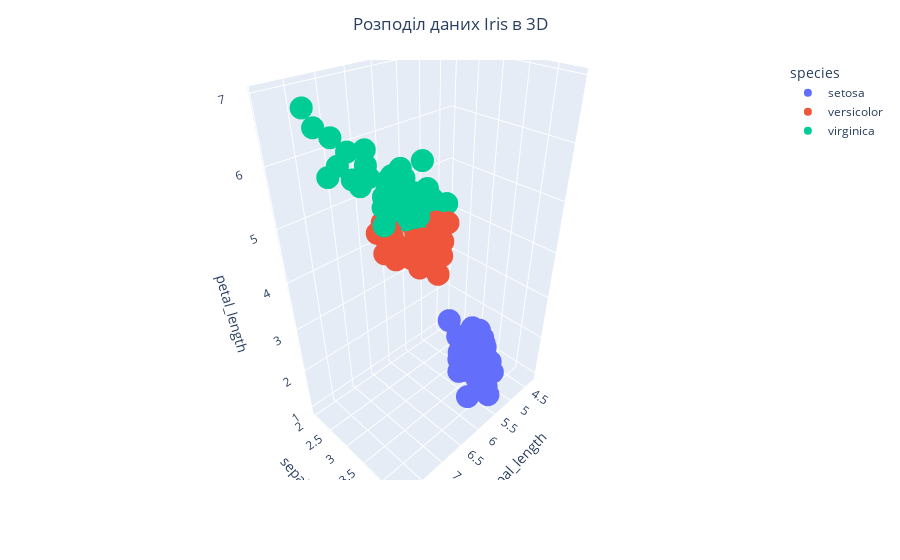

Notebook cell for this chart:
### Markdown cell above
Завадння 1

3D-графік розподілу даних для датасету Iris

### Code cell
# Завантаження даних Iris
df = px.data.iris()

# Побудова 3D-графіку
fig = px.scatter_3d(df, x='sepal_length', y='sepal_width', z='petal_length', color='species')

# Налаштування заголовка та інших параметрів
fig.update_layout(
    title='Розподіл даних Iris в 3D',
    title_x=0.5,
    scene=dict(
        xaxis_title='sepal_length',
        yaxis_title='sepal_width',
        zaxis_title='petal_length'
    )
)

# Відображення графіку
fig.show()

### Figure 1 — Plotly figure (JSON) as saved in the notebook; plotly's stock layout.template omitted (floating-point values rounded to 4 significant figures)
{"data": [{"hovertemplate": "species=setosa<br>sepal_length=%{x}<br>sepal_width=%{y}<br>petal_length=%{z}<extra></extra>", "legendgroup": "setosa", "marker": {"color": "#636efa", "symbol": "circle"}, "mode": "markers", "name": "setosa", "scene": "scene", "showlegend": true, "type": "scatter3d", "x": [5.1, 4.9, 4.7, 4.6, 5, 5.4, 4.6, 5, 4.4, 4.9, 5.4, 4.8, 4.8, 4.3, 5.8, 5.7, 5.4, 5.1, 5.7, 5.1, 5.4, 5.1, 4.6, 5.1, 4.8, 5, 5, 5.2, 5.2, 4.7, 4.8, 5.4, 5.2, 5.5, 4.9, 5, 5.5, 4.9, 4.4, 5.1, 5, 4.5, 4.4, 5, 5.1, 4.8, 5.1, 4.6, 5.3, 5], "y": [3.5, 3, 3.2, 3.1, 3.6, 3.9, 3.4, 3.4, 2.9, 3.1, 3.7, 3.4, 3, 3, 4, 4.4, 3.9, 3.5, 3.8, 3.8, 3.4, 3.7, 3.6, 3.3, 3.4, 3, 3.4, 3.5, 3.4, 3.2, 3.1, 3.4, 4.1, 4.2, 3.1, 3.2, 3.5, 3.1, 3, 3.4, 3.5, 2.3, 3.2, 3.5, 3.8, 3, 3.8, 3.2, 3.7, 3.3], "z": [1.4, 1.4, 1.3, 1.5, 1.4, 1.7, 1.4, 1.5, 1.4, 1.5, 1.5, 1.6, 1.4, 1.1, 1.2, 1.5, 1.3, 1.4, 1.7, 1.5, 1.7, 1.5, 1, 1.7, 1.9, 1.6, 1.6, 1.5, 1.4, 1.6, 1.6, 1.5, 1.5, 1.4, 1.5, 1.2, 1.3, 1.5, 1.3, 1.5, 1.3, 1.3, 1.3, 1.6, 1.9, 1.4, 1.6, 1.4, 1.5, 1.4]}, {"hovertemplate": "species=versicolor<br>sepal_length=%{x}<br>sepal_width=%{y}<br>petal_length=%{z}<extra></extra>", "legendgroup": "versicolor", "marker": {"color": "#EF553B", "symbol": "circle"}, "mode": "markers", "name": "versicolor", "scene": "scene", "showlegend": true, "type": "scatter3d", "x": [7, 6.4, 6.9, 5.5, 6.5, 5.7, 6.3, 4.9, 6.6, 5.2, 5, 5.9, 6, 6.1, 5.6, 6.7, 5.6, 5.8, 6.2, 5.6, 5.9, 6.1, 6.3, 6.1, 6.4, 6.6, 6.8, 6.7, 6, 5.7, 5.5, 5.5, 5.8, 6, 5.4, 6, 6.7, 6.3, 5.6, 5.5, 5.5, 6.1, 5.8, 5, 5.6, 5.7, 5.7, 6.2, 5.1, 5.7], "y": [3.2, 3.2, 3.1, 2.3, 2.8, 2.8, 3.3, 2.4, 2.9, 2.7, 2, 3, 2.2, 2.9, 2.9, 3.1, 3, 2.7, 2.2, 2.5, 3.2, 2.8, 2.5, 2.8, 2.9, 3, 2.8, 3, 2.9, 2.6, 2.4, 2.4, 2.7, 2.7, 3, 3.4, 3.1, 2.3, 3, 2.5, 2.6, 3, 2.6, 2.3, 2.7, 3, 2.9, 2.9, 2.5, 2.8], "z": [4.7, 4.5, 4.9, 4, 4.6, 4.5, 4.7, 3.3, 4.6, 3.9, 3.5, 4.2, 4, 4.7, 3.6, 4.4, 4.5, 4.1, 4.5, 3.9, 4.8, 4, 4.9, 4.7, 4.3, 4.4, 4.8, 5, 4.5, 3.5, 3.8, 3.7, 3.9, 5.1, 4.5, 4.5, 4.7, 4.4, 4.1, 4, 4.4, 4.6, 4, 3.3, 4.2, 4.2, 4.2, 4.3, 3, 4.1]}, {"hovertemplate": "species=virginica<br>sepal_length=%{x}<br>sepal_width=%{y}<br>petal_length=%{z}<extra></extra>", "legendgroup": "virginica", "marker": {"color": "#00cc96", "symbol": "circle"}, "mode": "markers", "name": "virginica", "scene": "scene", "showlegend": true, "type": "scatter3d", "x": [6.3, 5.8, 7.1, 6.3, 6.5, 7.6, 4.9, 7.3, 6.7, 7.2, 6.5, 6.4, 6.8, 5.7, 5.8, 6.4, 6.5, 7.7, 7.7, 6, 6.9, 5.6, 7.7, 6.3, 6.7, 7.2, 6.2, 6.1, 6.4, 7.2, 7.4, 7.9, 6.4, 6.3, 6.1, 7.7, 6.3, 6.4, 6, 6.9, 6.7, 6.9, 5.8, 6.8, 6.7, 6.7, 6.3, 6.5, 6.2, 5.9], "y": [3.3, 2.7, 3, 2.9, 3, 3, 2.5, 2.9, 2.5, 3.6, 3.2, 2.7, 3, 2.5, 2.8, 3.2, 3, 3.8, 2.6, 2.2, 3.2, 2.8, 2.8, 2.7, 3.3, 3.2, 2.8, 3, 2.8, 3, 2.8, 3.8, 2.8, 2.8, 2.6, 3, 3.4, 3.1, 3, 3.1, 3.1, 3.1, 2.7, 3.2, 3.3, 3, 2.5, 3, 3.4, 3], "z": [6, 5.1, 5.9, 5.6, 5.8, 6.6, 4.5, 6.3, 5.8, 6.1, 5.1, 5.3, 5.5, 5, 5.1, 5.3, 5.5, 6.7, 6.9, 5, 5.7, 4.9, 6.7, 4.9, 5.7, 6, 4.8, 4.9, 5.6, 5.8, 6.1, 6.4, 5.6, 5.1, 5.6, 6.1, 5.6, 5.5, 4.8, 5.4, 5.6, 5.1, 5.1, 5.9, 5.7, 5.2, 5, 5.2, 5.4, 5.1]}], "layout": {"legend": {"title": {"text": "species"}, "tracegroupgap": 0}, "margin": {"t": 60}, "scene": {"domain": {"x": [0, 1], "y": [0, 1]}, "xaxis": {"title": {"text": "sepal_length"}}, "yaxis": {"title": {"text": "sepal_width"}}, "zaxis": {"title": {"text": "petal_length"}}}, "title": {"text": "Розподіл даних Iris в 3D", "x": 0.5}}}
